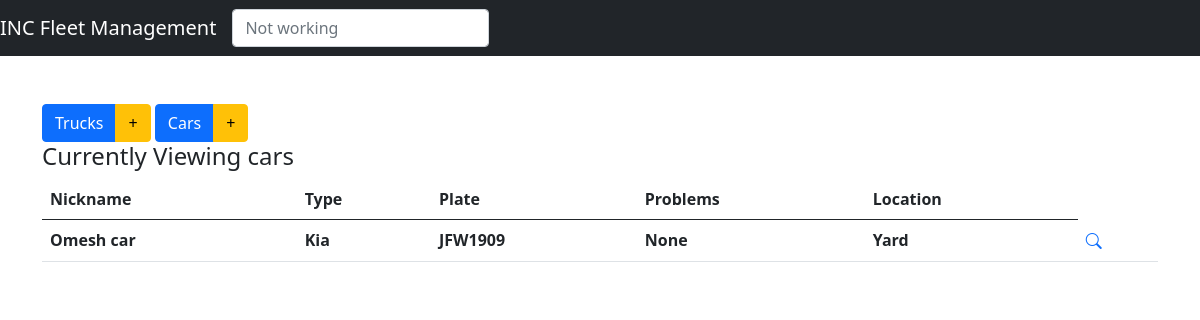
/Inventory/displaySmallVehicles, run on an earlier commit of the app's database.
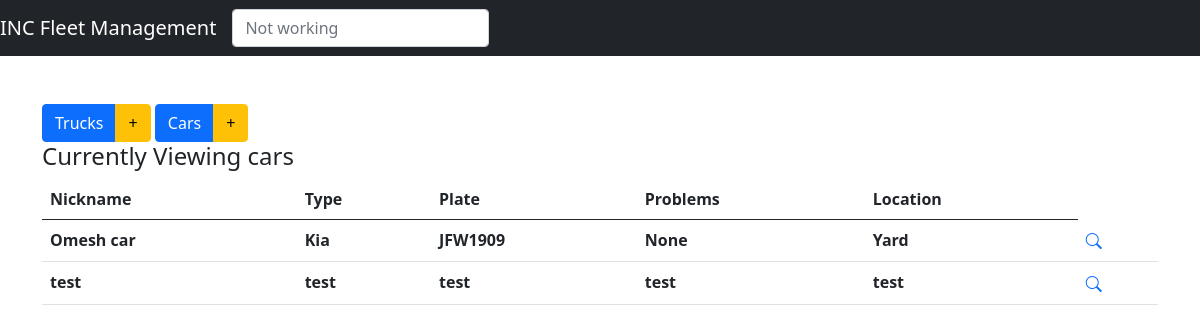
And on a later commit of the database.
### Inventory/models.py (models this page shows, shortened)
class smallVehicles(models.Model):
    TYPE_CHOICES = (('Sedan', 'Sedan'), ('Pickup', 'Pickup'), ('SUV', 'SUV'))
    MON_CHOICES = (('Yes', 'Yes'), ('No', 'No'))
    nickname = models.CharField(blank=False, null=True, default=None, max_length=80)
    make = models.CharField(blank=False, null=True, default=None, max_length=80)
    model = models.CharField(blank=False, null=True, default=None, max_length=80)
    type = models.CharField(blank=False, null=True, choices=TYPE_CHOICES, default=None, max_length=80)
    plate = models.CharField(blank=False, null=True, default=None, max_length=80)
    vin = models.CharField(blank=False, null=True, default=None, max_length=80)
    ezPass = models.CharField(blank=False, null=True, default=None, max_length=80)
    mileage = models.CharField(blank=False, null=True, default=None, max_length=80)
    reportedProblem = models.CharField(blank=False, null=True, default=None, max_length=80)
    inspection = models.DateField(blank=False, null=True, default=None, max_length=80)
    registration = models.DateField(blank=False, null=True, default=None, max_length=80)
    oilChange = models.DateField(blank=False, null=True, default=None)
    isMonitored = models.CharField(blank=False, null=True, choices=MON_CHOICES, default=None, max_length=80)
    status = models.CharField(blank=False, null=True, default=None, max_length=80)
    title = models.ImageField(null=True, blank=True, upload_to='title_pics/')
    insurance_card = models.ImageField(null=True, blank=True, upload_to='insurance_cards/')

### Inventory/views.py (the view)
# urls.py: path('displaySmallVehicles', views.displaySmallVehicles, name='displaySmallVehicles'),
def displaySmallVehicles(request):
    items = smallVehicles.objects.all()
    context = {'items': items, 'header': 'cars'}
    return render(request, 'Inventory/index.html', context)

### Inventory/templates/Inventory/index.html (shortened to what this page needs)
{% extends 'inventory/base.html' %}
{% block body %}
    <link href="https://cdn.jsdelivr.net/npm/bootstrap@5.0.1/dist/css/bootstrap.min.css" rel="stylesheet">
    <link rel="stylesheet" href="https://cdn.jsdelivr.net/npm/bootstrap-icons@1.5.0/font/bootstrap-icons.css">
<br>
<div class="btn-group" role="group">
    <a href="{% url 'displayTrucks' %}" class="btn btn-primary btn-md" role="button">Trucks</a>
    <a href="{% url 'addTrucks' %}" class="btn btn-warning btn-md" role="button" >+</a>
</div>
<div class="btn-group">
    <a href="{% url 'displaySmallVehicles' %}" class="btn btn-primary btn-md" role="button">Cars</a>
    <a href="{% url 'addSmallVehicles' %}" class="btn btn-warning btn-md" role="button">+</a>
</div>
<br>
<h4>Currently Viewing {{ header }}</h4>
<table class="table table-hover">
    <thead>
    <tr>
        <th>Nickname</th>
        <th>Type</th>
        <th>Plate</th>
        <th>Problems</th>
        <th>Location</th>
    </tr>
    </thead>
    <tbody>
    {% for item in items %}
    <tr>
        <th>{{ item.nickname }}</th>
        <th>{{ item.make }}</th>
        <th>{{ item.plate }}</th>
        <th>{{ item.reportedProblem }}</th>
        <th>{{ item.status }}</th>
        {% if header|lower == "trucks" %}
        <td>
            <div class="btn-group" role="group">
                <a href="{% url 'truckdetails' item.pk %}" class="bi bi-search"> </a>
            </div>
        </td>
        {% elif header|lower == "cars" %}
        <td>
            <div class="btn-group" role="group">
                <a href="{% url 'vehicledetails' item.pk %}" class="bi bi-search"> </a>
            </div>
        </td>
        {% endif %}
    </tr>
    {% endfor %}
    </tbody>
</table>
{% endblock %}

What changed in the data, as far as the page shows it:
added smallVehicles: nickname "test", make "test", plate "test", reportedProblem "test", status "test"
